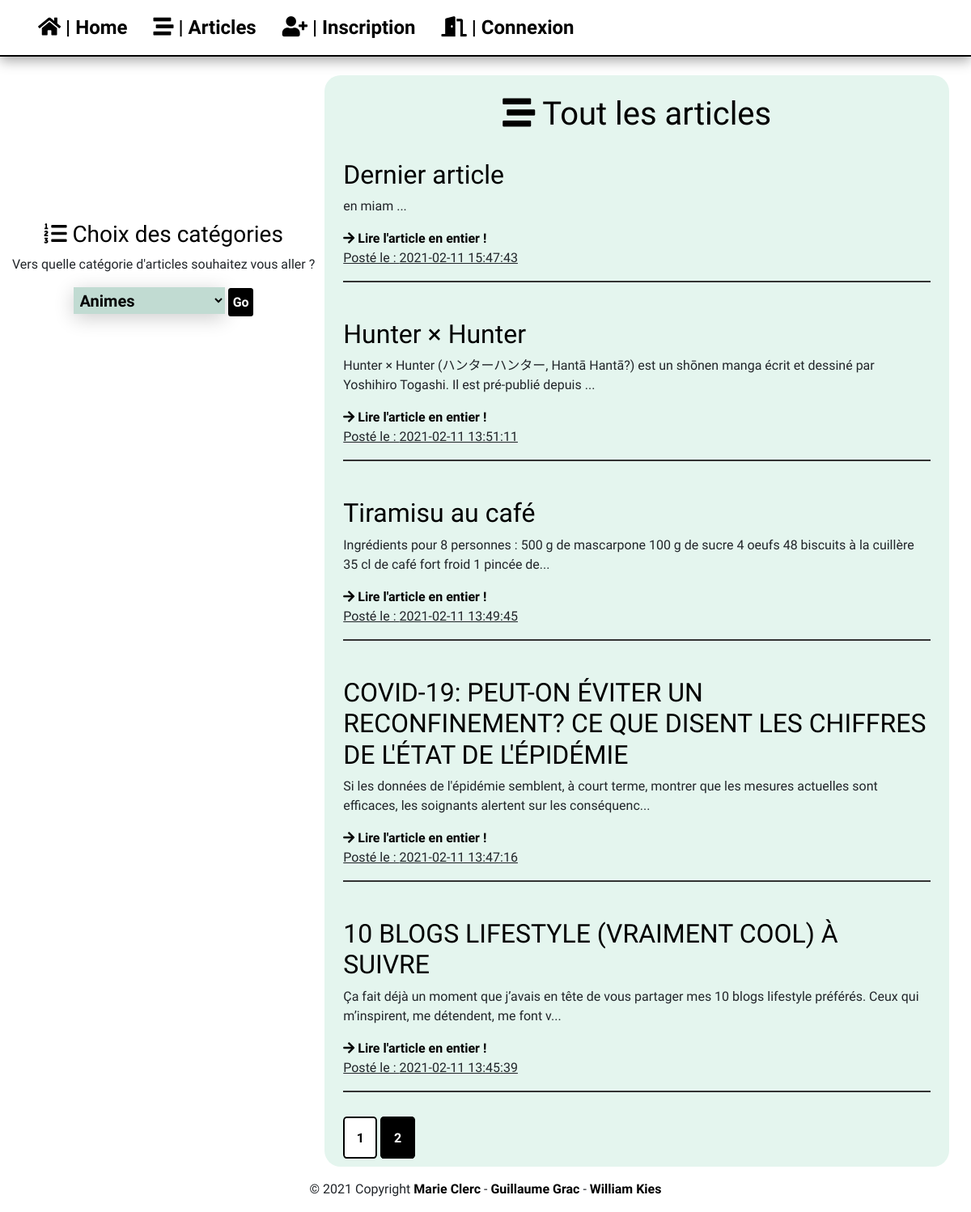
The page /templates/pages/articles.php on the database its author committed.
### tables this page shows
CREATE TABLE IF NOT EXISTS `articles` (
  `id` int(11) NOT NULL AUTO_INCREMENT,
  `titre` varchar(255) NOT NULL,
  `article` text NOT NULL,
  `id_utilisateur` int(11) NOT NULL,
  `id_categorie` int(11) NOT NULL,
  `date` timestamp NOT NULL,
  PRIMARY KEY (`id`)
);

### libraries/autoload.php (called while the page is built, shortened)
<?php
spl_autoload_register(function ($className)
{
    $className = str_replace("\\", "/", $className);
});

### libraries/Database.php (called while the page is built)
<?php
class Database
{
    private static $instance = null;
    public static function getPdo(): PDO
    {
        if (self::$instance === null)
        {
            try
            {
                self::$instance = new PDO('mysql:host=localhost; dbname=blog', 'root', '', [
                    PDO::ATTR_ERRMODE => PDO::ERRMODE_EXCEPTION,
                    PDO::ATTR_DEFAULT_FETCH_MODE => PDO::FETCH_ASSOC
                ]);
            }
            catch (PDOException $e)
            {
                die("Erreur : " . $e -> getMessage());
            }
        }
        return self::$instance;
    }
}
?>

### libraries/Model.php (called while the page is built, shortened)
<?php
abstract class Model
{
    public function __construct()
    {
        $this -> pdo = Database::getPdo();
    }
}

### templates/pages/articles.php (the view, shortened to what this page needs)
<?php
require_once ('../../libraries/autoload.php');
require ('../../libraries/Articles.php');
?>
    <main>
        <article>
            <section class="container-fluid">
                <section class="main-cont">
                    <section class="categories">
                        <h3><i class="fas fa-list-ol"></i> Choix des catégories</h3>
                        <p>Vers quelle catégorie d'articles souhaitez vous aller ?</p>
                        <form action="articles.php" method="get">
                            <section class="box">
                                <select name="Choix">
                                    <?php
                                    $triCategorie = new Articles();
                                    $tab = $triCategorie ->getAllCategories();
                                    foreach ($tab as $value){
                                        echo '<option value="'.$value[1].'">' . $value[1] . '</option>';
                                    }
                                    ?>
                                </select>
                                <input class="valid" type="submit" name="search" value="Go">
                            </section>
                        </form>
                    </section>
                    <section class="article1">
                        <?php
                        if(isset($_GET['search'])){
                            $_GET['id'] = $value[0];
                            $affichage = $triCategorie->getChoix($_GET['Choix']);
                            foreach ($affichage as $value){
                                echo '<h2>' . $value[1] . '</h2>
                                   <p>' . substr($value[2],0,150) . '</p>
                                   <p> Posté le : ' . $value[5] . '</p>
                                   <i class="fas fa-arrow-right"></i> <a href="article.php?id=' . $value[0] . '"> Lire l\'article en entier !</a><hr>';
                            }
                        }
                        else{
                            echo '<h1><i class="fas fa-stream"></i> Tout les articles</h1><br>';
                            $affichageA = new Articles();
                            $affichageA ->pagesArticles();
                        }
                        ?>
                    </section>
                </section>
            </section>
        </article>
    </main>
<?php require("../layout.php");?>

### libraries/Articles.php (shortened to what this page needs)
<?php
require_once('Model.php');
class Articles extends Model{
    public function getAllCategories(){
        $sql = "SELECT * FROM categories";
        $result = $this->pdo-> prepare($sql);
        $result->execute();
        $i=0;
        while ($fetch = $result->fetch(PDO::FETCH_ASSOC)){
            $tab[$i][]=$fetch['id'];
            $tab[$i][]=$fetch['nom'];
            $i++;
        }
        return $tab;
    }
    public function pagesArticles(){
        $sql1 ="SELECT COUNT(id) as nbArt FROM articles";
        $query = $this->pdo-> prepare($sql1);
        $query->execute();
        $data = $query->fetch(PDO::FETCH_ASSOC);
        $nbArt = $data['nbArt'];
        $perPage = 5;
        $cPage =1;
        $nbPage = ceil($nbArt/$perPage);
        if(isset($_GET['p']) && $_GET['p']>0 && $_GET['p']<= $nbPage){
            $cPage = $_GET['p'];
        }
        else{
            $cPage =1;
        }
        $sql2 = "SELECT * FROM `articles` WHERE `date` ORDER BY date DESC LIMIT ".(($cPage-1)*$perPage).",$perPage";
        $query = $this->pdo-> prepare($sql2);
        $query->execute();
        $article = $query->fetchAll(PDO::FETCH_ASSOC);
        foreach($article as $articles) {
            echo '<h2>' . ucfirst($articles['titre']) . '</h2>
                  <p>' . substr($articles['article'], 0, 150) . '...</p>
                  <a href="article.php?id=' . $_GET['id'] . '"><i class="fas fa-arrow-right"></i> Lire l\'article en entier !</a>
                  <p><u> Posté le : ' . $articles['date'] . '</u></p><hr><br>';
        }
        for($i=1; $i<=$nbPage; $i++){
            if($i==$cPage){
                echo "<a class='nPagesA'>$i</a>";
            }
            else{
                echo " <a class='nPages' href=\"articles.php?p=$i\">$i</a>  ";
            }
        }
    }
}
?>

### templates/pages/css/style.css (style rules this page uses)
* { margin: 0; padding: 0; }
html { scroll-behavior: smooth; }

### templates/pages/css/articles.css (style rules this page uses)
body { font-family: 'Raleway', sans-serif; }
h1, h3 { font-family: 'Amatic SC', cursive; color: black; text-align: center; }
h2 { font-family: 'Amatic SC', cursive; color: black; }
.main-cont { min-height: 78vh; margin-top: 2%; display: grid; grid-template-columns: 33% 33% 33%; }
hr { border: none; border-top: 2px solid #333; color: #333; overflow: visible; text-align: center; height: 5px; }
.categories { margin-top: 15%; position: fixed; grid-column-start: 1; grid-column-end: 2; grid-row-start: 1; }
form { text-align: center; }
.article1 { border-radius: 20px; background-color: #E4F5EE; padding: 3%; grid-column-start: 2; grid-column-end: 4; grid-row-start: 1; }
.nPages { transition: 0.5s; font-weight: bolder; margin-top: 5%; color: white; background-color: black; padding: 2%; border-radius: 10%; border: solid black 2px; }
.nPagesA { font-weight: bolder; margin-top: 5%; color: black; background-color: white; padding: 2%; border-radius: 10%; border: solid black 2px; }
a { transition: 0.5s; color: black; font-weight: bold; text-decoration: none; }
.box select { font-weight: bold; background-color: #c1dbd2; color: black; padding: 1%; width: 50%; border: none; font-size: 20px; box-shadow: 0 5px 25px rgba(0, 0, 0, 0.2); -webkit-appearance: button; outline: none; }
.box::before { position: absolute; top: 0; right: 0; width: 20%; height: 100%; text-align: center; font-size: 28px; line-height: 45px; color: rgba(255, 255, 255, 0.5); background-color: rgba(255, 255, 255, 0.1); pointer-events: none; }
.box select option { padding: 30px; }
.valid { border: solid black 2px; border-radius: 10%; transition: 0.5s; background-color: black; font-weight: bold; color: white; padding: 1%; }

### rows shown on the page
articles: titre "Dernier article", article "en miam", date "2021-02-11 15:47:43"
articles: titre "Hunter × Hunter", article "Hunter × Hunter (ハンターハンター, Hantā Hantā?) est un shōnen manga écrit et dessiné par Yoshihiro Togashi. Il est pré-publié depuis", date "2021-02-11 13:51:11"
articles: titre "Tiramisu au café", article "Ingrédients pour 8 personnes : 500 g de mascarpone 100 g de sucre 4 oeufs 48 biscuits à la cuillère 35 cl de café fort froid 1 pincée de", date "2021-02-11 13:49:45"
articles: titre "COVID-19: PEUT-ON ÉVITER UN RECONFINEMENT? CE QUE DISENT LES CHIFFRES DE L'ÉTAT DE L'ÉPIDÉMIE", article "Si les données de l'épidémie semblent, à court terme, montrer que les mesures actuelles sont efficaces, les soignants alertent sur les conséquenc", date "2021-02-11 13:47:16"
articles: titre "10 BLOGS LIFESTYLE (VRAIMENT COOL) À SUIVRE", article "Ça fait déjà un moment que j’avais en tête de vous partager mes 10 blogs lifestyle préférés. Ceux qui m’inspirent, me détendent, me font v", date "2021-02-11 13:45:39"

### other values the page prints
form field Choix "Animes"
